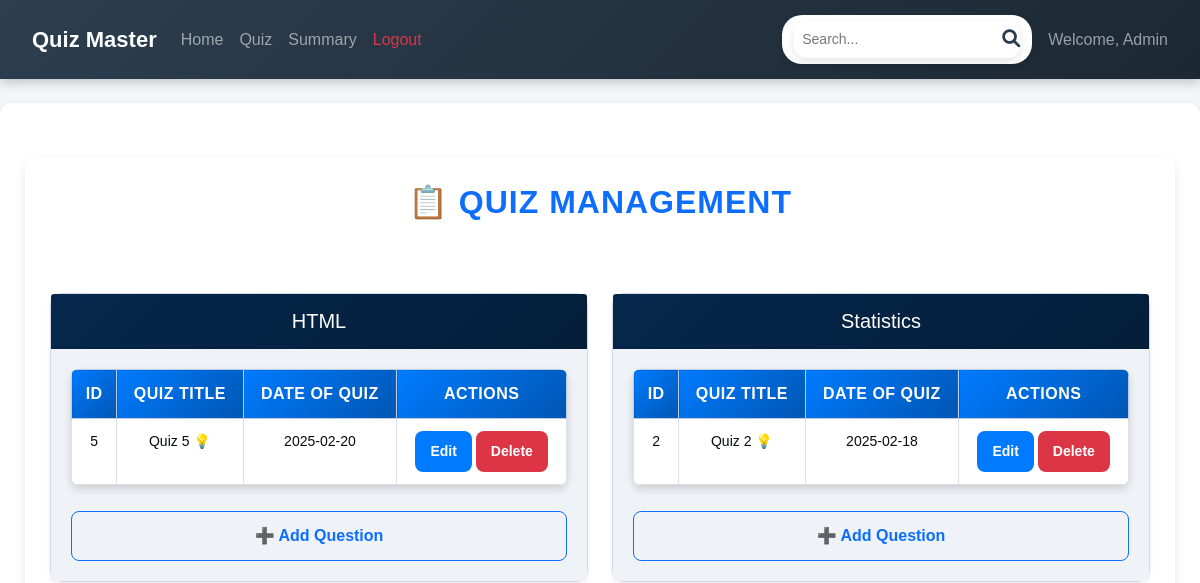
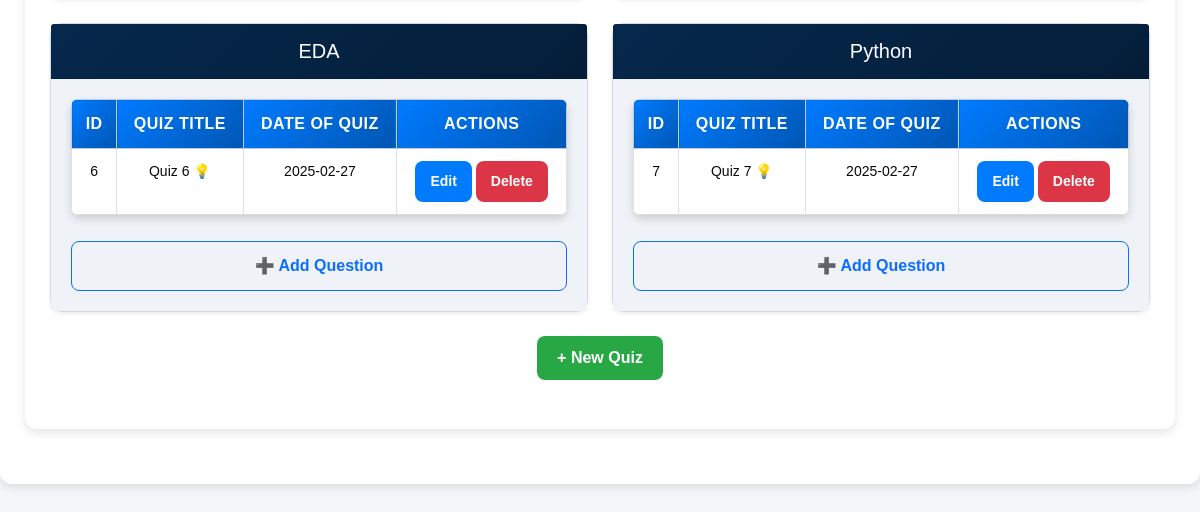
Page /admin/quiz_management on the earlier database version (2 pictures, top to bottom).
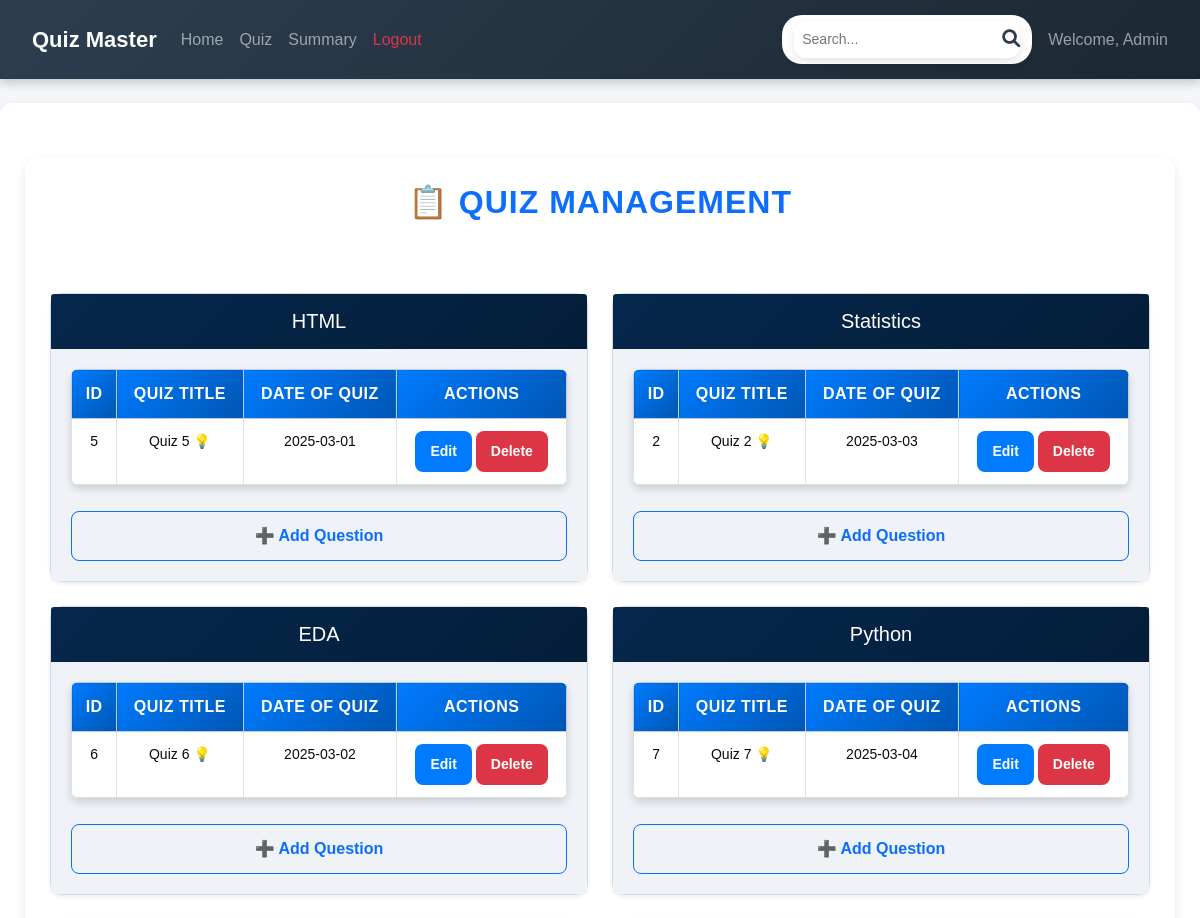
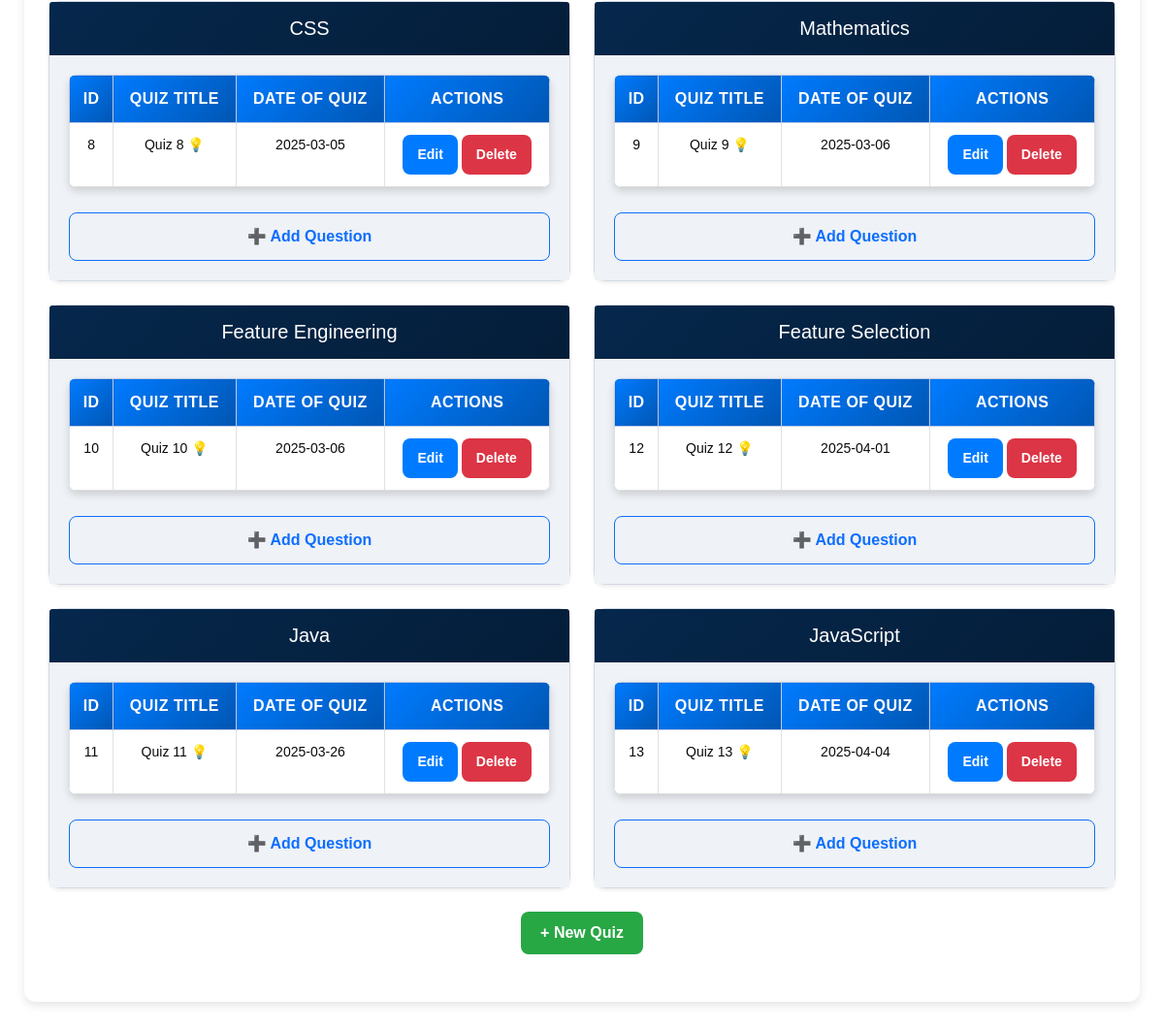
Same page on the later database version (2 pictures, top to bottom).
### backend/models.py (models this page shows)
class Chapter(db.Model):
    __tablename__ = 'chapter'
    id = db.Column(db.Integer, primary_key=True)
    name = db.Column(db.String(100), nullable=False)
    description = db.Column(db.Text)
    subject_id = db.Column(db.Integer, db.ForeignKey('subject.id', ondelete="CASCADE"), nullable=False)
    quizzes = db.relationship('Quiz', backref='chapter', lazy='subquery', cascade='all, delete-orphan')

class Quiz(db.Model):
    __tablename__ = 'quiz'
    id = db.Column(db.Integer, primary_key=True)
    chapter_id = db.Column(db.Integer, db.ForeignKey('chapter.id', ondelete="CASCADE"), nullable=False)
    date_of_quiz = db.Column(db.Date, nullable=False)
    duration_seconds = db.Column(db.Integer, nullable=False)
    remarks = db.Column(db.Text)
    questions = db.relationship('Question', backref='quiz', lazy='subquery', cascade='all, delete-orphan')
    scores = db.relationship('Score', backref='quiz', lazy='dynamic', cascade='all, delete-orphan')

### backend/controllers.py (the view)
@app.route('/admin/quiz_management', methods=['GET'])
def quiz_management():
    chapters = Chapter.query.options(db.joinedload(Chapter.quizzes)).all()
    quizzes = Quiz.query.all()
    return render_template('admin/admin_quiz_management.html', chapters=chapters, quizzes=quizzes)

### templates/admin/admin_quiz_management.html (shortened to what this page needs)
{% extends "admin/admin_base.html" %}
{% block content %}
<div class="container">
    <h2 class="text-center text-primary mb-4">📋 QUIZ MANAGEMENT</h2>
<br>
<br>
    {% if quizzes %}
    <div class="row">
        {% for chapter in chapters %}
        <div class="col-md-6">
            <div class="card shadow-sm mb-4">
                <div class="card-header bg-dark text-white">
                    <h5 class="mb-0" class="text-center">{{ chapter.name }}</h5>
                </div>
                <div class="card-body">
                    <table class="table table-bordered">
                        <thead class="table-primary">
                            <tr>
                                <th>ID</th>
                                <th>Quiz Title</th>
                                <th>Date of Quiz</th>
                                <th>Actions</th>
                            </tr>
                        </thead>
                        <tbody>
                            {% for quiz in quizzes if quiz.chapter_id == chapter.id %}
                            <tr>
                                <td>{{ quiz.id }}</td>
                                <td>{{ 'Quiz ' + quiz.id|string +' 💡' }}</td>
                                <td>{{ quiz.date_of_quiz.strftime('%Y-%m-%d') }}</td>
                                <td>
                                    <a href="{{ url_for('edit_quiz', quiz_id=quiz.id) }}" class="btn btn-primary btn-sm">Edit</a>
                                    <a href="{{ url_for('delete_quiz', quiz_id=quiz.id) }}" class="btn btn-danger btn-sm">Delete</a>
                                </td>
                            </tr>
                            {% endfor %}
                        </tbody>
                    </table>
                    <a href="{{ url_for('new_question', quiz_id=chapter.id) }}" class="btn btn-outline-primary w-100">
                        ➕ Add Question
                    </a>
                </div>
            </div>
        </div>
        {% endfor %}
    </div>
    {% else %}
    <div class="alert alert-warning text-center">No quizzes available. Click "New Quiz" to add.</div>
    {% endif %}
    <div class="text-center">
        <a href="{{ url_for('new_quiz') }}" class="btn btn-success mb-4">+ New Quiz</a>
    </div>
</div>
{% endblock %}

Differences in the rows shown:
changed Quiz "Quiz 5 💡": date_of_quiz "2025-02-20" → "2025-03-01"
changed Quiz "Quiz 2 💡": date_of_quiz "2025-02-18" → "2025-03-03"
changed Quiz "Quiz 6 💡": date_of_quiz "2025-02-27" → "2025-03-02"
changed Quiz "Quiz 7 💡": date_of_quiz "2025-02-27" → "2025-03-04"
added Chapter: name "CSS"
added Quiz: id "8", id "Quiz 8 💡", date_of_quiz "2025-03-05", shown under "CSS"
added Chapter: name "Mathematics"
added Quiz: id "9", id "Quiz 9 💡", date_of_quiz "2025-03-06", shown under "Mathematics"
added Chapter: name "Feature Engineering"
added Quiz: id "10", id "Quiz 10 💡", date_of_quiz "2025-03-06", shown under "Feature Engineering"
added Chapter: name "Feature Selection"
added Quiz: id "12", id "Quiz 12 💡", date_of_quiz "2025-04-01", shown under "Feature Selection"
added Chapter: name "Java"
added Quiz: id "11", id "Quiz 11 💡", date_of_quiz "2025-03-26", shown under "Java"
added Chapter: name "JavaScript"
added Quiz: id "13", id "Quiz 13 💡", date_of_quiz "2025-04-04", shown under "JavaScript"
